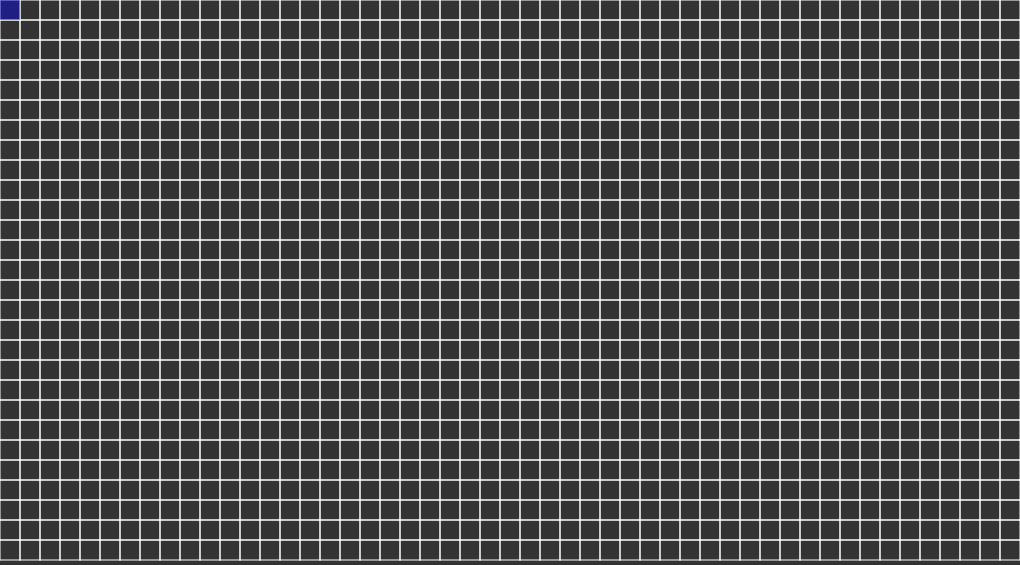
Frame 1 (no input)
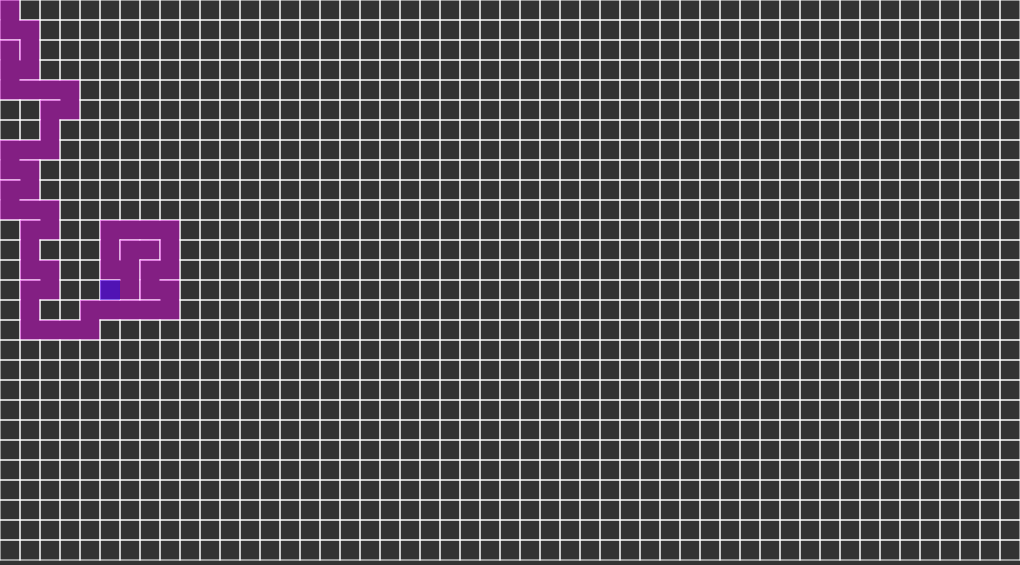
Frame 60 (no input)
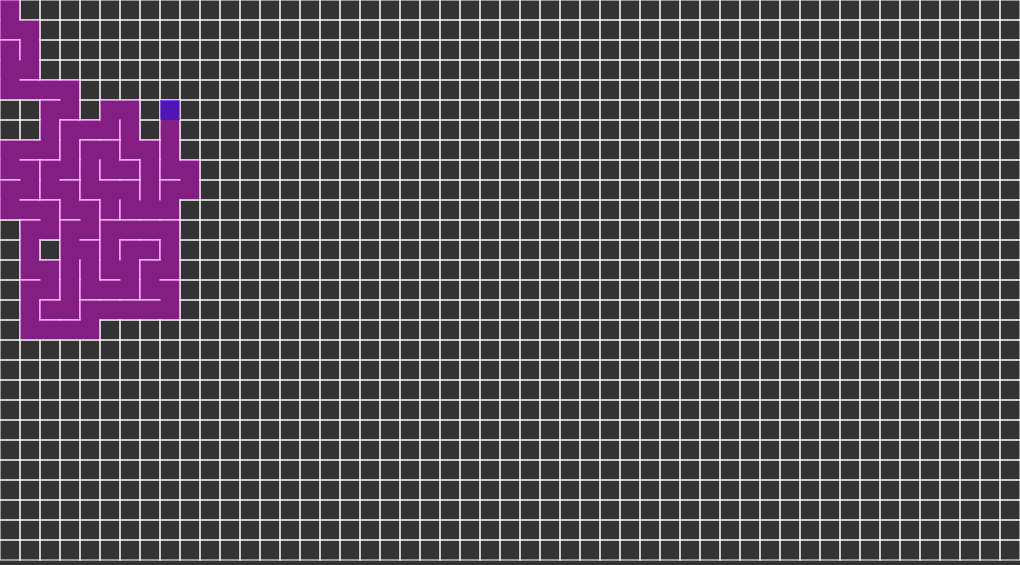
Frame 120 (the mouse pressed at the canvas centre since frame 60)

The p5.js sketch that drew these frames (run headless with seeded random() and noise() and a simulated clock; from frame 60 on, the mouse is pressed at the canvas centre):

// p5.js sketch
// ── sketch.js
function Cell(i, j) {
  this.i = i;
  this.j = j;
  this.walls = [true, true, true, true];
  this.visited = false;

  this.checkNeighbors = function () {
    var neighbors = [];

    var top = grid[index(i, j - 1)];
    var right = grid[index(i + 1, j)];
    var bottom = grid[index(i, j + 1)];
    var left = grid[index(i - 1, j)];

    if (top && !top.visited) {
      neighbors.push(top);
    }
    if (right && !right.visited) {
      neighbors.push(right);
    }
    if (bottom && !bottom.visited) {
      neighbors.push(bottom);
    }
    if (left && !left.visited) {
      neighbors.push(left);
    }

    if (neighbors.length > 0) {
      var r = floor(random(0, neighbors.length));
      return neighbors[r];
    } else {
      return undefined;
    }
  };
  this.highlight = function () {
    var x = this.i * w;
    var y = this.j * w;
    noStroke();
    fill(0, 0, 255, 100);
    rect(x, y, w, w);
  };

  this.show = function () {
    var x = this.i * w;
    var y = this.j * w;
    stroke(255);
    if (this.walls[0]) {
      line(x, y, x + w, y);
    }
    if (this.walls[1]) {
      line(x + w, y, x + w, y + w);
    }
    if (this.walls[2]) {
      line(x + w, y + w, x, y + w);
    }
    if (this.walls[3]) {
      line(x, y + w, x, y);
    }

    if (this.visited) {
      noStroke();
      fill(255, 0, 255, 100);
      rect(x, y, w, w);
    }
  };
}
var cols, rows;
var w = 20;
var grid = [];

var current;

var stack = [];

function setup() {
  createCanvas(1020,565);
  cols = floor(width / w);
  rows = floor(height / w);
  frameRate(255);

  for (var j = 0; j < rows; j++) {
    for (var i = 0; i < cols; i++) {
      var cell = new Cell(i, j);
      grid.push(cell);
    }
  }

  current = grid[0];
}

function draw() {
  background(51);
  for (var i = 0; i < grid.length; i++) {
    grid[i].show();
  }

  current.visited = true;
  current.highlight();
  // STEP 1
  var next = current.checkNeighbors();
  if (next) {
    next.visited = true;

    // STEP 2
    stack.push(current);

    // STEP 3
    removeWalls(current, next);

    // STEP 4
    current = next;
  } else if (stack.length > 0) {
    current = stack.pop();
  }
}

function index(i, j) {
  if (i < 0 || j < 0 || i > cols - 1 || j > rows - 1) {
    return -1;
  }
  return i + j * cols;
}

function removeWalls(a, b) {
  var x = a.i - b.i;
  if (x === 1) {
    a.walls[3] = false;
    b.walls[1] = false;
  } else if (x === -1) {
    a.walls[1] = false;
    b.walls[3] = false;
  }
  var y = a.j - b.j;
  if (y === 1) {
    a.walls[0] = false;
    b.walls[2] = false;
  } else if (y === -1) {
    a.walls[2] = false;
    b.walls[0] = false;
  }
}
